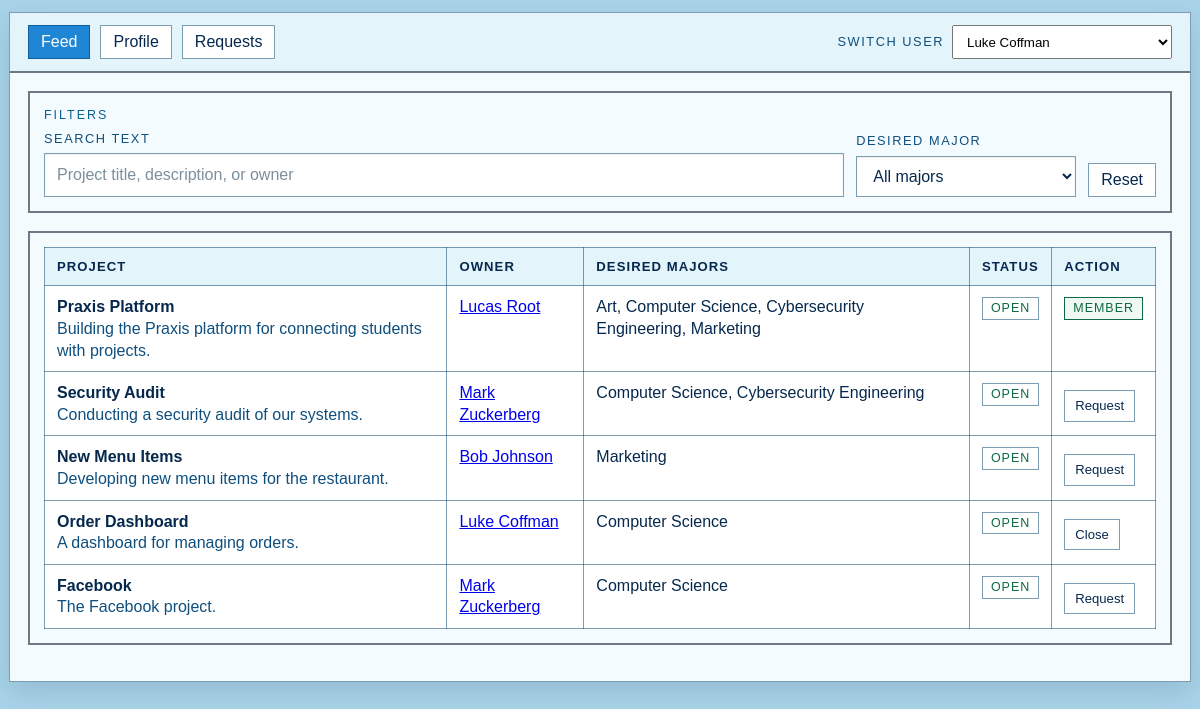
Before: / with the older database file.
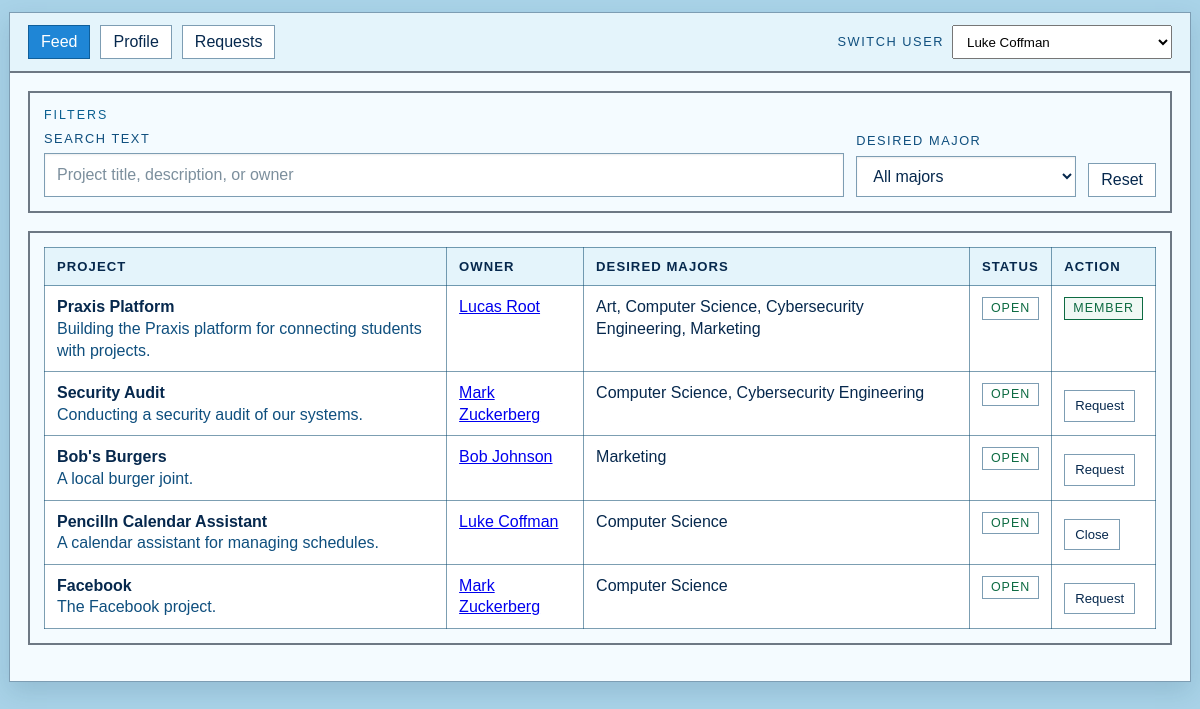
After: the same page with the newer database file.
### tables this page shows
CREATE TABLE Projects (
    id INT UNSIGNED NOT NULL AUTO_INCREMENT,
    owner_user_id INT UNSIGNED NOT NULL,
    title VARCHAR(140) NOT NULL,
    summary VARCHAR(500) NOT NULL,
    status ENUM('open', 'closed') NOT NULL DEFAULT 'open',
    created_at TIMESTAMP NOT NULL DEFAULT CURRENT_TIMESTAMP,
    updated_at TIMESTAMP NOT NULL DEFAULT CURRENT_TIMESTAMP ON UPDATE CURRENT_TIMESTAMP,
    PRIMARY KEY (id),
    KEY idx_projects_owner_user_id (owner_user_id),
    KEY idx_projects_status (status),
    CONSTRAINT fk_projects_owner FOREIGN KEY (owner_user_id) REFERENCES Users (id) ON DELETE CASCADE
);

CREATE TABLE Users (
    id INT UNSIGNED NOT NULL AUTO_INCREMENT,
    handle VARCHAR(32) NOT NULL,
    display_name VARCHAR(100) NOT NULL,
    email VARCHAR(150) NOT NULL,
    major VARCHAR(100) NOT NULL,
    bio VARCHAR(255) NOT NULL DEFAULT '',
    created_at TIMESTAMP NOT NULL DEFAULT CURRENT_TIMESTAMP,
    PRIMARY KEY (id),
    UNIQUE KEY uq_users_handle (handle),
    UNIQUE KEY uq_users_email (email)
);

### db.php (called while the page is built, shortened)
<?php
function db_config(): array
{
    return [
        'host' => getenv('PRAXIS_DB_HOST') ?: '127.0.0.1',
        'port' => getenv('PRAXIS_DB_PORT') ?: '3306',
        'name' => getenv('PRAXIS_DB_NAME') ?: 'praxis',
        'user' => getenv('PRAXIS_DB_USER') ?: 'root',
        'pass' => getenv('PRAXIS_DB_PASS') ?: '',
    ];
}
function db(): PDO
{
    static $pdo = null;
    if ($pdo instanceof PDO) {
        return $pdo;
    }
    $config = db_config();
    $dsn = sprintf(
        'mysql:host=%s;port=%s;dbname=%s;charset=utf8mb4',
        $config['host'],
        $config['port'],
        $config['name']
    );
    try {
        $pdo = new PDO(
            $dsn,
            $config['user'],
            $config['pass'],
            [
                PDO::ATTR_ERRMODE => PDO::ERRMODE_EXCEPTION,
                PDO::ATTR_DEFAULT_FETCH_MODE => PDO::FETCH_ASSOC,
                PDO::ATTR_EMULATE_PREPARES => false,
            ]
        );
    } catch (PDOException $exception) {
        http_response_code(500);
        exit('Database connection failed. Import schema.sql and check your local MySQL settings.');
    }
    return $pdo;
}
function db_fetch_all(string $sql, array $params = []): array
{
    $statement = db()->prepare($sql);
    $statement->execute($params);
    return $statement->fetchAll();
}
function db_fetch_one(string $sql, array $params = []): ?array
{
    $statement = db()->prepare($sql);
    $statement->execute($params);
    $row = $statement->fetch();
    return $row === false ? null : $row;
}
function h(string $value): string
{
    return htmlspecialchars($value, ENT_QUOTES, 'UTF-8');
}
function current_user_id(): int
{
    $fallbackUser = db_fetch_one('SELECT id FROM Users ORDER BY id ASC LIMIT 1');
    return (int) $fallbackUser['id'];
}
function current_user(): array
{
    $user = db_fetch_one(
        'SELECT id, handle, display_name, email, major, bio FROM Users WHERE id = :id',
        ['id' => current_user_id()]
    );
    if ($user !== null) {
        return $user;
    }
    $fallbackUser = db_fetch_one('SELECT id, handle, display_name, email, major, bio FROM Users ORDER BY id ASC LIMIT 1');
    return $fallbackUser;
}

### index.php (the view, shortened to what this page needs)
<?php
$partialMode = (string) (filter_input(INPUT_GET, 'partial', FILTER_UNSAFE_RAW) ?? '');
$isPartial = $partialMode !== '';
$activeTab = (string) (filter_input(INPUT_GET, 'tab', FILTER_UNSAFE_RAW) ?? 'feed');
if ($isPartial) {
    require_once __DIR__ . '/db.php';
    set_current_user_from_request();
    $currentUser = current_user();
} else {
    require_once __DIR__ . '/header.php';
}
$currentUserId = (int) $currentUser['id'];
$searchText = trim((string) (filter_input(INPUT_GET, 'q', FILTER_UNSAFE_RAW) ?? ''));
$majorFilter = trim((string) (filter_input(INPUT_GET, 'major', FILTER_UNSAFE_RAW) ?? ''));
$projects = db_fetch_all(
    <<<SQL
    SELECT
        p.id,
        p.title,
        p.summary,
        p.status,
        p.created_at,
        p.owner_user_id,
        u.display_name AS owner_name,
        GROUP_CONCAT(DISTINCT pdm.major ORDER BY pdm.major SEPARATOR ', ') AS desired_majors,
        CASE WHEN EXISTS (
            SELECT 1 FROM User_Project
            WHERE user_id = :current_user_id_member AND project_id = p.id
        ) THEN 1 ELSE 0 END AS is_member,
        COALESCE((
            SELECT status FROM Project_Join_Requests
            WHERE user_id = :current_user_id_request AND project_id = p.id
            LIMIT 1
        ), NULL) AS join_request_status
    FROM Projects p
    JOIN Users u ON u.id = p.owner_user_id
    LEFT JOIN Project_Desired_Majors pdm ON pdm.project_id = p.id
    WHERE (:major_filter = '' OR EXISTS (
        SELECT 1
        FROM Project_Desired_Majors filter_major
        WHERE filter_major.project_id = p.id
                    AND filter_major.major = :major_lookup
    ))
      AND (
                :search_text = ''
                OR p.title LIKE :search_like_1
                OR p.summary LIKE :search_like_2
                OR u.display_name LIKE :search_like_3
                OR EXISTS (
                    SELECT 1 FROM Project_Desired_Majors pdm_search
                    WHERE pdm_search.project_id = p.id
                    AND pdm_search.major LIKE :search_like_majors
                )
    )
    GROUP BY p.id, p.title, p.summary, p.status, p.created_at, p.owner_user_id, u.display_name
    ORDER BY p.created_at DESC, p.id DESC
    SQL,
    [
                'current_user_id_member' => $currentUserId,
                'current_user_id_request' => $currentUserId,
                'major_filter' => $majorFilter,
                'major_lookup' => $majorFilter,
                'search_text' => $searchText,
                'search_like_1' => '%' . $searchText . '%',
                'search_like_2' => '%' . $searchText . '%',
                'search_like_3' => '%' . $searchText . '%',
                'search_like_majors' => '%' . $searchText . '%',
    ]
);
function render_project_rows(array $projects, int $currentUserId): void
{
    foreach ($projects as $project) {
        echo '<tr>';
        echo '<td><strong>' . h($project['title']) . '</strong><br><span class="muted">' . h($project['summary']) . '</span></td>';
        echo '<td><a href="index.php?tab=profile&view_user_id=' . (int) $project['owner_user_id'] . '">' . h($project['owner_name']) . '</a></td>';
        echo '<td>' . h($project['desired_majors'] ?? '') . '</td>';
        echo '<td><span class="status ' . h($project['status']) . '">' . h($project['status']) . '</span></td>';
        echo '<td>';
        if ((int) $project['owner_user_id'] === $currentUserId) {
            echo '<form class="inline-form" method="post" action="update_status.php">';
            echo '<button type="submit">' . ($project['status'] === 'open' ? 'Close' : 'Reopen') . '</button>';
            echo '</form>';
        } elseif ((int) $project['is_member'] === 1) {
            echo '<span class="success">Member</span>';
        } elseif ($project['join_request_status'] === 'pending') {
            echo '<span class="pending">Request pending</span>';
        } elseif ($project['join_request_status'] === 'denied') {
            echo '<span class="error">Request denied</span>';
        } elseif ($project['status'] === 'closed') {
            echo '<span class="muted">Closed</span>';
        } else {
            echo '<form class="inline-form" method="post" action="request_join.php">';
            echo '<button type="submit">Request</button>';
            echo '</form>';
        }
        echo '</td>';
        echo '</tr>';
    }
}
?>
<section class="app-section<?php echo $activeTab === 'feed' ? '' : ' is-hidden'; ?>" data-tab-panel="feed">
    <section class="panel">
        <p class="section-label">FILTERS</p>
        <form class="search-form" method="get" action="index.php" id="project-search-form">
            <div class="field wide">
                <label for="q">Search text</label>
                <input id="q" name="q" type="text" value="<?php echo h($searchText); ?>" placeholder="Project title, description, or owner">
            </div>
            <div class="field">
                <label for="major">Desired major</label>
                <select id="major" name="major">
                    <option value="">All majors</option>
                </select>
            </div>
            <div class="actions">
                <a class="button" href="index.php?tab=feed">Reset</a>
            </div>
        </form>
    </section>
    <section class="table-wrap">
        <table>
            <thead>
                <tr>
                    <th>Project</th>
                    <th>Owner</th>
                    <th>Desired Majors</th>
                    <th>Status</th>
                    <th>Action</th>
                </tr>
            </thead>
            <tbody id="projects-table-body">
                <?php render_project_rows($projects, $currentUserId); ?>
            </tbody>
        </table>
    </section>
</section>
</main>
</div>
</body>
</html>

### header.php (shortened to what this page needs)
<?php
require_once __DIR__ . '/db.php';
$currentUser = current_user();
$currentUserId = (int) $currentUser['id'];
$allUsers = db_fetch_all('SELECT id, handle, display_name, major FROM Users ORDER BY display_name ASC');
$activeTab = $activeTab ?? 'feed';
?>
<!doctype html>
<html lang="en">
<head>
    <link rel="stylesheet" href="style.css">
</head>
<body>
<div class="app-shell">
    <nav class="navbar" aria-label="Primary">
        <a class="nav-button <?php echo $activeTab === 'feed' ? 'active' : ''; ?>" href="index.php?tab=feed" data-tab="feed">Feed</a>
        <a class="nav-button <?php echo $activeTab === 'profile' ? 'active' : ''; ?>" href="index.php?tab=profile" data-tab="profile">Profile</a>
        <a class="nav-button <?php echo $activeTab === 'requests' ? 'active' : ''; ?>" href="index.php?tab=requests" data-tab="requests">Requests</a>
        <form class="nav-switcher" method="get" action="index.php" id="user-switch-form">
            <label for="user_id">Switch user</label>
            <select id="user_id" name="user_id">
                <?php foreach ($allUsers as $user): ?>
                    <option value="<?php echo h((string) $user['id']); ?>" <?php echo (int) $user['id'] === $currentUserId ? 'selected' : ''; ?>>
                        <?php echo h($user['display_name']); ?>
                    </option>
                <?php endforeach; ?>
            </select>
        </form>
    </nav>
    <main class="content">

### style.css (style rules this page uses)
:root { color-scheme: light; --bg: #a9d3e8; --panel: #f4fbff; --panel-alt: #e4f4fb; --text: #06284d; --text-soft: #0f4f7e; --border: #7d9db3; --border-soft: #a6bfd0; --accent: #0a5f90; --danger: #d84343; --shadow: rgba(20, 58, 88, 0.15); }
* { box-sizing: border-box; }
html, body { min-height: 100%; }
body { margin: 0; background: var(--bg); color: var(--text); font-family: Tahoma, Verdana, Arial, sans-serif; line-height: 1.35; }
.app-shell { position: relative; width: min(1200px, calc(100% - 18px)); margin: 12px auto 24px; border: 1px solid var(--border); background: var(--panel); box-shadow: 0 10px 24px var(--shadow); }
.navbar, .content, .panel, .table-wrap, .empty-state { border: 2px solid #6d7884; }
.section-label { margin: 0 0 6px; letter-spacing: 0.16em; text-transform: uppercase; font-size: 0.78rem; color: var(--accent); }
h2, h3, p { margin-top: 0; }
.nav-switcher { display: flex; align-items: center; gap: 8px; margin-left: auto; }
.nav-switcher label { font-size: 0.8rem; letter-spacing: 0.12em; text-transform: uppercase; color: var(--text-soft); white-space: nowrap; }
.nav-switcher select, .nav-switcher button { width: auto; min-height: 34px; padding: 6px 10px; }
.nav-switcher select { min-width: 220px; }
.user-switcher label, .search-form label { font-size: 0.8rem; letter-spacing: 0.12em; text-transform: uppercase; color: var(--text-soft); }
.user-switcher select, .search-form input, .search-form select, .inline-form button, .user-switcher button, button, a.button { width: 100%; border: 1px solid var(--border); background: #fff; color: var(--text); font: inherit; padding: 10px 12px; text-decoration: none; }
.navbar { display: flex; gap: 10px; padding: 12px 18px; border-width: 0 0 2px; background: var(--panel-alt); align-items: center; flex-wrap: wrap; }
.nav-button, .actions a, .inline-link { display: inline-flex; align-items: center; justify-content: center; min-height: 34px; padding: 0 12px; color: var(--text); text-decoration: none; border: 1px solid var(--border); background: #fff; cursor: pointer; font: inherit; }
.nav-button.active { background: #1f86d6; color: #fff; border-color: #0f5f9b; }
.content { padding: 18px; border-width: 0; }
.panel, .table-wrap, .empty-state { margin-bottom: 18px; padding: 14px; background: var(--panel); color: var(--text); }
.search-form { display: grid; gap: 12px; grid-template-columns: 1fr 220px auto; align-items: end; }
.search-form .field { display: grid; gap: 6px; }
.search-form .field.wide { grid-column: span 1; }
.search-form .actions { display: flex; gap: 10px; align-items: end; }
.search-form .actions button, .search-form .actions .button, .inline-form button, .nav-switcher button { width: auto; cursor: pointer; }
.search-form .actions button, .search-form .actions .button { display: inline-flex; align-items: center; justify-content: center; min-height: 34px; padding: 0 12px; white-space: nowrap; }
.table-wrap { overflow-x: auto; }
table { width: 100%; border-collapse: collapse; min-width: 720px; }
th, td { border: 1px solid rgba(18, 79, 116, 0.55); padding: 10px 12px; vertical-align: top; }
th { background: var(--panel-alt); color: var(--text); text-align: left; text-transform: uppercase; letter-spacing: 0.08em; font-size: 0.82rem; }
tbody tr:nth-child(even) td { background: rgba(255, 255, 255, 0.55); }
.status { display: inline-block; padding: 2px 8px; border: 1px solid var(--border); text-transform: uppercase; letter-spacing: 0.08em; font-size: 0.78rem; background: #fff; color: var(--text); }
.status.open { color: #0d6b42; }
.success { display: inline-block; padding: 2px 8px; border: 1px solid #0d6b42; text-transform: uppercase; letter-spacing: 0.08em; font-size: 0.78rem; color: #0d6b42; background: #f0f8f4; }
.inline-form { display: inline-block; margin-top: 8px; }
.inline-form button { width: auto; padding: 6px 10px; font-size: 0.82rem; }
.muted { color: var(--text-soft); }
.table-wrap table { background: #fff; }
.search-form { grid-template-columns: minmax(0, 1fr) 220px auto; }
.search-form input, .search-form select, .user-switcher select, .address-bar input { box-shadow: inset 0 1px 2px rgba(0, 0, 0, 0.08); }
.search-form input::placeholder { color: #7c8f9d; }
.search-form .actions button, .inline-form button, .user-switcher button { background: #fff; color: var(--text); border: 1px solid var(--border); }

Changed rows visible on the page:
changed projects "Bob Johnson": title "New Menu Items" → "Bob's Burgers"; summary "Developing new menu items for the restaurant." → "A local burger joint."
changed projects "Luke Coffman": title "Order Dashboard" → "PencilIn Calendar Assistant"; summary "A dashboard for managing orders." → "A calendar assistant for managing schedules."
